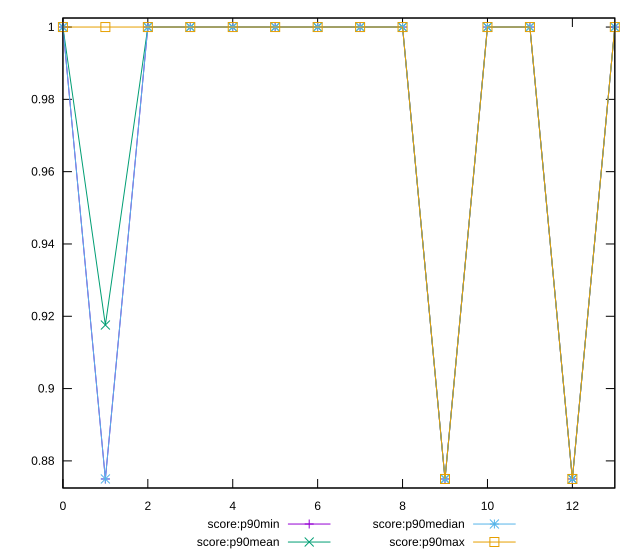

gnuplot code for this plot:
reset

$scoreP90Min <<EOF
0 1
1 0.875
2 1
3 1
4 1
5 1
6 1
7 1
8 1
9 0.875
10 1
11 1
12 0.875
13 1
EOF

$scoreP90Mean <<EOF
0 1
1 0.9175824175824175
2 1
3 1
4 1
5 1
6 1
7 1
8 1
9 0.875
10 1
11 1
12 0.875
13 1
EOF

$scoreP90Median <<EOF
0 1
1 0.875
2 1
3 1
4 1
5 1
6 1
7 1
8 1
9 0.875
10 1
11 1
12 0.875
13 1
EOF

$scoreP90Max <<EOF
0 1
1 1
2 1
3 1
4 1
5 1
6 1
7 1
8 1
9 0.875
10 1
11 1
12 0.875
13 1
EOF

set key outside below
set xrange [0:13]
set yrange [0.8725:1.0025]
set trange [0.8725:1.0025]
set terminal svg size 640, 560 enhanced background rgb 'white'
set output "report_00008_2021-01-22T20:58:29.167/unminified-javascript/progression/score.svg"

plot $scoreP90Min title "score:p90min" with linespoints, \
     $scoreP90Mean title "score:p90mean" with linespoints, \
     $scoreP90Median title "score:p90median" with linespoints, \
     $scoreP90Max title "score:p90max" with linespoints

reset
